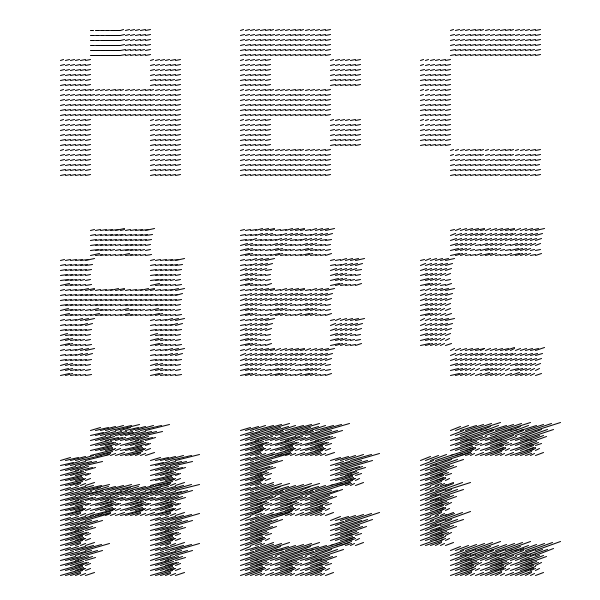
Frame 1 (no input)
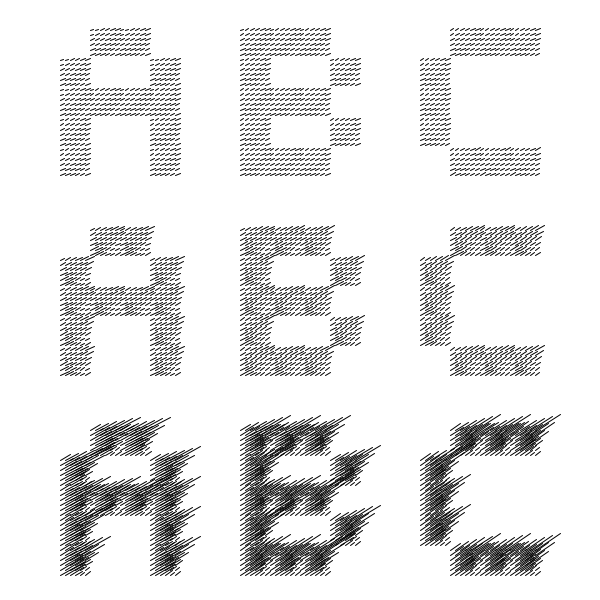
Frame 60 (the mouse pressed at the canvas centre just before this capture)
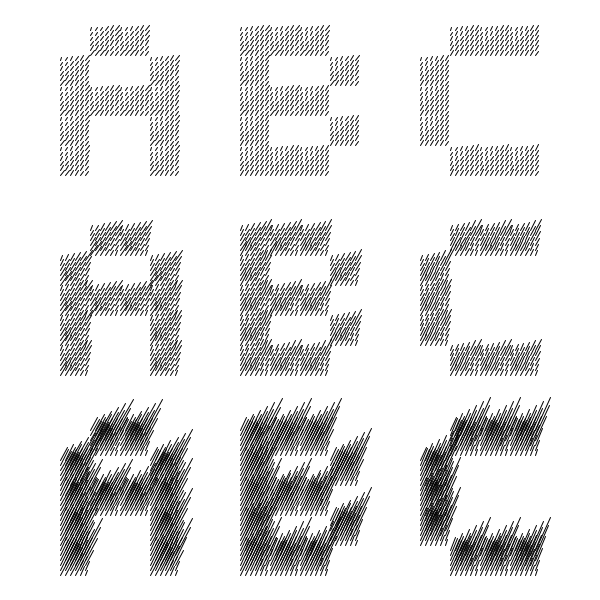
Frame 120 (the mouse held since frame 60 and released just before this capture)

The Processing sketch that drew these frames (run headless with seeded random() and noise(); from frame 60 on, the mouse is pressed at the canvas centre):

// Processing sketch: fontB
// ── fontB.pde
int[][] letters = {
  
  { 0, 1, 1, 0, // A
    1, 0, 0, 1,
    1, 1, 1, 1,
    1, 0, 0, 1,
    1, 0, 0, 1 },
 
 { 1, 1, 1, 0, // B
   1, 0, 0, 1,
   1, 1, 1, 0,
   1, 0, 0, 1,
   1, 1, 1, 0 },   
   
 { 0, 1, 1, 1, // C
   1, 0, 0, 0,
   1, 0, 0, 0,
   1, 0, 0, 0,
   0, 1, 1, 1 }

};

int blockSize = 30;
float theta;

void setup(){
  size(600, 600);
  smooth(); 
}

int fakir(int numberFrames, int step, int border, int dmax) {
  stroke(0);
  int cx = 0;
  for (int x = border; x < border + blockSize; x += step) {
    int cy = 0;
    int n = (int) sq((border + blockSize) / step);
    for (int y = border; y < border + blockSize; y += step) {
      float offSet = (TWO_PI / n * cx * cy);
      float distance = dist(0, 0, x, y);
      float max = map(distance, 0, sqrt(sq(width) + sq(height)), 0, dmax);
      pushMatrix();
        translate(x, y);
        float d  = map(sin(theta+offSet), -1, 1, max, 5);  
        float x1 = cos(theta) * d;
        float y1 = sin(theta) * d;
        line(0, 0, x1, y1);
      popMatrix();
      cy++;
    }
    cx++;
  }
  theta -= TWO_PI / numberFrames;
  return 0;
}


void draw() {
  background(255);
  noStroke();
  fill(30);

  pushMatrix();
  translate(50, 20);
  for(int i = 0; i < letters.length; i++)
  {
     int xPos = 0;
     int yPos = 0;
     
     for(int j = 0; j < letters[i].length; j++)
     {
        if(letters[i][j] == 1)
        {
          pushMatrix();
          translate(xPos, yPos);
          fakir(1980, 5, 10 ,150);
          popMatrix();
        }
        
        xPos += blockSize;
        
        if(j % 4 == 3)
        {
          xPos = 0;
          yPos += blockSize; 
        }
     }
     translate(blockSize * 6, 0);
  }
  popMatrix();

  pushMatrix();
  translate(50, 220);
  for(int i = 0; i < letters.length; i++)
  {
     int xPos = 0;
     int yPos = 0;
     
     for(int j = 0; j < letters[i].length; j++)
     {
        if(letters[i][j] == 1)
        {
          pushMatrix();
          translate(xPos, yPos);
          fakir(1980, 5, 10 , 300);
          popMatrix();
        }
        
        xPos += blockSize;
        
        if(j % 4 == 3)
        {
          xPos = 0;
          yPos += blockSize; 
        }
     }
     translate(blockSize * 6, 0);
  }
  popMatrix();
  
  pushMatrix();
  translate(50, 420);
  for(int i = 0; i < letters.length; i++)
  {
     int xPos = 0;
     int yPos = 0;
     
     for(int j = 0; j < letters[i].length; j++)
     {
        if(letters[i][j] == 1)
        {
          pushMatrix();
          translate(xPos, yPos);
          fakir(1980, 5, 10 , 880);
          popMatrix();
        }
        
        xPos += blockSize;
        
        if(j % 4 == 3)
        {
          xPos = 0;
          yPos += blockSize; 
        }
     }
     translate(blockSize * 6, 0);
  }
  popMatrix();
}
